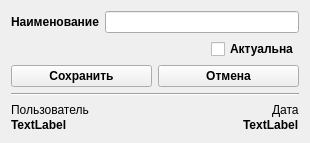
<?xml version="1.0" encoding="UTF-8"?>
<ui version="4.0">
 <class>RefGrpDialog</class>
 <widget class="QWidget" name="RefGrpDialog">
  <property name="geometry">
   <rect>
    <x>0</x>
    <y>0</y>
    <width>310</width>
    <height>143</height>
   </rect>
  </property>
  <property name="minimumSize">
   <size>
    <width>310</width>
    <height>143</height>
   </size>
  </property>
  <property name="maximumSize">
   <size>
    <width>310</width>
    <height>143</height>
   </size>
  </property>
  <property name="windowTitle">
   <string>Form</string>
  </property>
  <layout class="QGridLayout" name="gridLayout">
   <item row="4" column="0">
    <layout class="QGridLayout" name="gLayoutInfromation">
     <property name="spacing">
      <number>0</number>
     </property>
     <item row="1" column="0" alignment="Qt::AlignLeft">
      <widget class="QLabel" name="labelUserD">
       <property name="font">
        <font>
         <family>Arial</family>
         <pointsize>9</pointsize>
         <weight>75</weight>
         <bold>true</bold>
        </font>
       </property>
       <property name="text">
        <string>TextLabel</string>
       </property>
      </widget>
     </item>
     <item row="0" column="0" alignment="Qt::AlignLeft">
      <widget class="QLabel" name="labelUserI">
       <property name="text">
        <string>Пользователь</string>
       </property>
      </widget>
     </item>
     <item row="1" column="1" alignment="Qt::AlignRight">
      <widget class="QLabel" name="labelDateD">
       <property name="font">
        <font>
         <family>Arial</family>
         <pointsize>9</pointsize>
         <weight>75</weight>
         <bold>true</bold>
        </font>
       </property>
       <property name="text">
        <string>TextLabel</string>
       </property>
      </widget>
     </item>
     <item row="0" column="1" alignment="Qt::AlignRight">
      <widget class="QLabel" name="labelDateI">
       <property name="text">
        <string>Дата</string>
       </property>
      </widget>
     </item>
    </layout>
   </item>
   <item row="2" column="0">
    <layout class="QHBoxLayout" name="hLayoutOkCancel">
     <property name="spacing">
      <number>6</number>
     </property>
     <item>
      <widget class="QPushButton" name="buttonSave">
       <property name="font">
        <font>
         <family>Arial</family>
         <pointsize>9</pointsize>
         <weight>75</weight>
         <bold>true</bold>
        </font>
       </property>
       <property name="text">
        <string>Сохранить</string>
       </property>
      </widget>
     </item>
     <item>
      <widget class="QPushButton" name="buttonCancel">
       <property name="font">
        <font>
         <family>Arial</family>
         <pointsize>9</pointsize>
         <weight>75</weight>
         <bold>true</bold>
        </font>
       </property>
       <property name="text">
        <string>Отмена</string>
       </property>
      </widget>
     </item>
    </layout>
   </item>
   <item row="1" column="0">
    <layout class="QHBoxLayout" name="hLayoutActual">
     <property name="spacing">
      <number>0</number>
     </property>
     <item alignment="Qt::AlignRight">
      <widget class="QCheckBox" name="checkBoxActual">
       <property name="font">
        <font>
         <family>Arial</family>
         <pointsize>9</pointsize>
         <weight>75</weight>
         <bold>true</bold>
        </font>
       </property>
       <property name="text">
        <string>Актуальна</string>
       </property>
      </widget>
     </item>
    </layout>
   </item>
   <item row="3" column="0">
    <widget class="Line" name="line">
     <property name="orientation">
      <enum>Qt::Horizontal</enum>
     </property>
    </widget>
   </item>
   <item row="0" column="0">
    <layout class="QHBoxLayout" name="hLayoutRefGroup">
     <property name="spacing">
      <number>6</number>
     </property>
     <item>
      <widget class="QLabel" name="labelNameRefGroup">
       <property name="font">
        <font>
         <family>Arial</family>
         <pointsize>9</pointsize>
         <weight>75</weight>
         <bold>true</bold>
        </font>
       </property>
       <property name="text">
        <string>Наименование</string>
       </property>
      </widget>
     </item>
     <item>
      <widget class="QLineEdit" name="lineEditRefGroup"/>
     </item>
    </layout>
   </item>
  </layout>
 </widget>
 <resources/>
 <connections/>
</ui>
